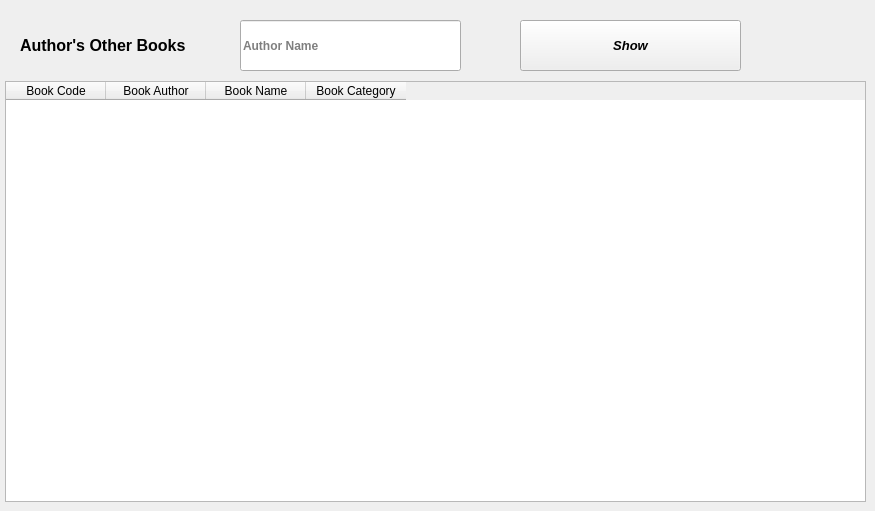
      <widget class="QWidget" name="tab_15">
       <attribute name="title">
        <string>Author's Other Books</string>
       </attribute>
       <widget class="QLineEdit" name="lineEdit_30">
        <property name="geometry">
         <rect>
          <x>240</x>
          <y>20</y>
          <width>221</width>
          <height>51</height>
         </rect>
        </property>
        <property name="font">
         <font>
          <family>Segoe UI</family>
          <pointsize>9</pointsize>
          <weight>75</weight>
          <bold>true</bold>
         </font>
        </property>
        <property name="placeholderText">
         <string>Author Name</string>
        </property>
       </widget>
       <widget class="QPushButton" name="pushButton_27">
        <property name="geometry">
         <rect>
          <x>520</x>
          <y>20</y>
          <width>221</width>
          <height>51</height>
         </rect>
        </property>
        <property name="font">
         <font>
          <family>Segoe UI</family>
          <pointsize>10</pointsize>
          <weight>75</weight>
          <italic>true</italic>
          <bold>true</bold>
         </font>
        </property>
        <property name="text">
         <string>Show</string>
        </property>
       </widget>
       <widget class="QLabel" name="label_37">
        <property name="geometry">
         <rect>
          <x>20</x>
          <y>20</y>
          <width>191</width>
          <height>51</height>
         </rect>
        </property>
        <property name="font">
         <font>
          <family>Segoe UI</family>
          <pointsize>12</pointsize>
          <weight>75</weight>
          <bold>true</bold>
         </font>
        </property>
        <property name="text">
         <string>Author's Other Books </string>
        </property>
       </widget>
       <widget class="QTableWidget" name="tableWidget_7">
        <property name="geometry">
         <rect>
          <x>5</x>
          <y>81</y>
          <width>861</width>
          <height>421</height>
         </rect>
        </property>
        <column>
         <property name="text">
          <string>Book Code</string>
         </property>
        </column>
        <column>
         <property name="text">
          <string>Book Author</string>
         </property>
        </column>
        <column>
         <property name="text">
          <string>Book Name</string>
         </property>
        </column>
        <column>
         <property name="text">
          <string>Book Category</string>
         </property>
        </column>
       </widget>
      </widget>
